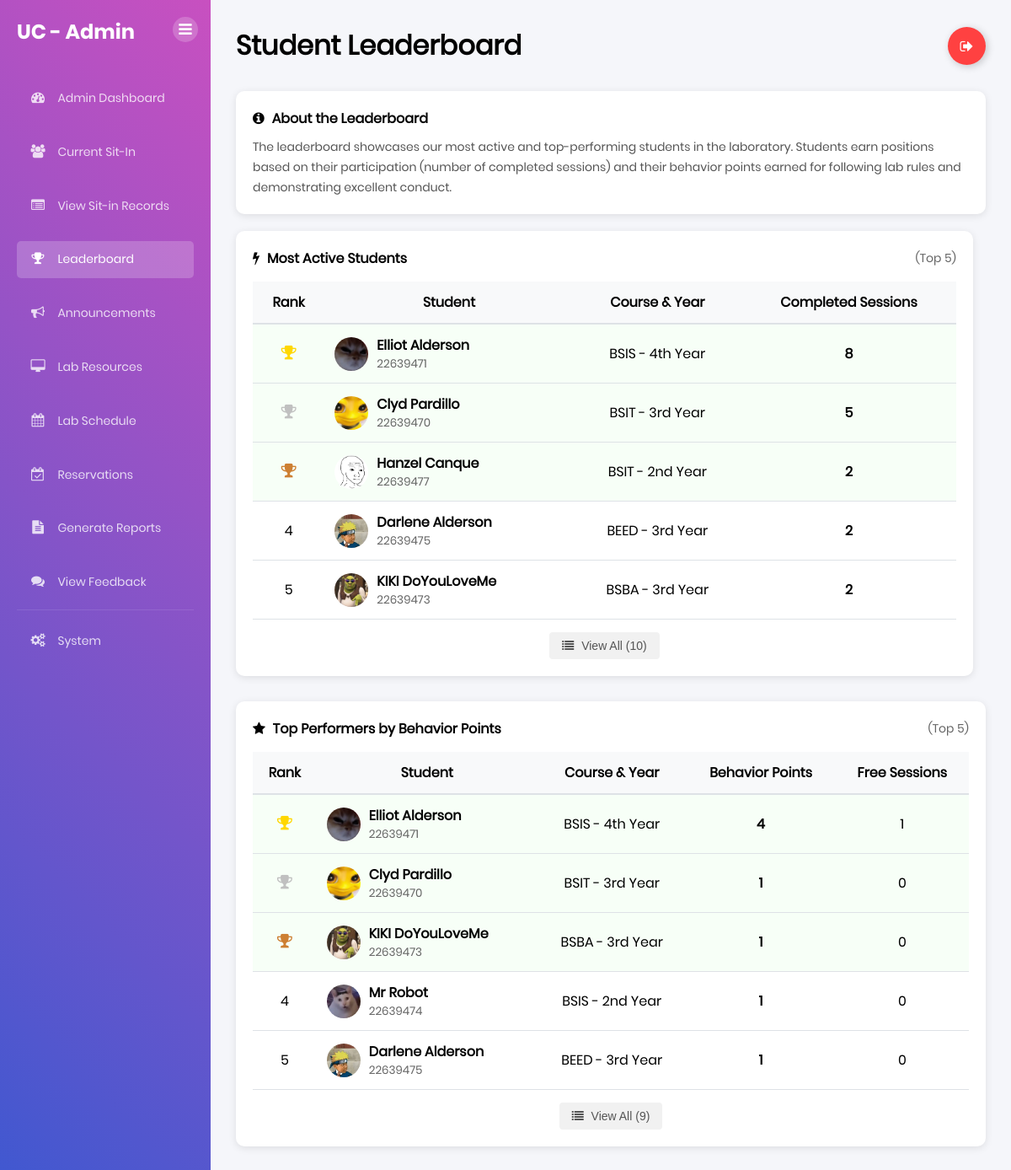
/admin/leaderboard (signed in), run on the app's committed database.
### tables this page shows
CREATE TABLE "students" (idno TEXT PRIMARY KEY, lastname TEXT NOT NULL, firstname TEXT NOT NULL, midname TEXT, course TEXT NOT NULL, year_level TEXT NOT NULL, email_address TEXT NOT NULL, image_path TEXT, free_sessions_used INTEGER DEFAULT 0);

### app.py (the view)
@app.route('/admin/leaderboard')
def admin_leaderboard():
    if 'user' not in session or session.get('is_admin') != True:
        flash("Please log in as an administrator.", "warning")
        return redirect(url_for('home'))
    conn = get_db_connection()
    most_active_students = conn.execute("""
        SELECT
            s.idno, s.firstname, s.lastname, s.course, s.year_level, s.image_path,
            COUNT(ls.session_id) as session_count
        FROM students s
        JOIN lab_sessions ls ON s.idno = ls.student_id
        WHERE ls.status = 'Completed'
        GROUP BY s.idno
        ORDER BY session_count DESC
        LIMIT 10
    """).fetchall()
    top_performers = conn.execute("""
        SELECT
            s.idno, s.firstname, s.lastname, s.course, s.year_level, s.image_path,
            COALESCE(SUM(ls.behavior_points), 0) as behavior_points
        FROM students s
        LEFT JOIN lab_sessions ls ON s.idno = ls.student_id AND ls.behavior_points > 0
        GROUP BY s.idno
        HAVING behavior_points > 0
        ORDER BY behavior_points DESC
        LIMIT 10
    """).fetchall()
    top_performers_list = []
    for student in top_performers:
        student_dict = dict(student)
        student_dict['free_sessions'] = student_dict['behavior_points'] // 3
        top_performers_list.append(student_dict)
    conn.close()
    return render_template(
        'admin_leaderboard.html',
        most_active_students=most_active_students,
        top_performers=top_performers_list
    )

### templates/admin_leaderboard.html (shortened to what this page needs)
{% extends 'base.html' %} {% block content %}
<div class="dashboard-container">
  <div class="sidebar">
    <div class="sidebar-header">
      <h2>UC - Admin</h2>
      <button class="sidebar-inner-toggle" title="Toggle Sidebar">
        <i class="fa fa-bars"></i>
      </button>
    </div>
    <div class="sidebar-menu">
      <ul>
        <li>
          <a href="{{ url_for('admin_dashboard') }}"
            ><i class="fa fa-dashboard"></i> Admin Dashboard</a
          >
        </li>
        <li>
          <a href="{{ url_for('admin_current_sit_in') }}"
            ><i class="fa fa-users"></i> Current Sit-In</a
          >
        </li>
        <li>
          <a href="{{ url_for('admin_sit_in_records') }}"
            ><i class="fa fa-list-alt"></i> View Sit-in Records</a
          >
        </li>
        <li>
          <a href="{{ url_for('admin_leaderboard') }}" class="active"
            ><i class="fa fa-trophy"></i> Leaderboard</a
          >
        </li>
        <li>
          <a href="{{ url_for('admin_announcements') }}"
            ><i class="fa fa-bullhorn"></i> Announcements</a
          >
        </li>
        <li>
          <a href="{{ url_for('admin_lab_resources') }}"
            ><i class="fa fa-desktop"></i> Lab Resources</a
          >
        </li>
        <li>
          <a href="{{ url_for('admin_lab_schedule') }}"
            ><i class="fa fa-calendar"></i> Lab Schedule</a
          >
        </li>
        <li>
          <a href="{{ url_for('admin_reservations') }}">
            <i class="fa fa-calendar-check-o"></i> Reservations
          </a>
        </li>
        <li>
          <a href="{{ url_for('admin_reports') }}"
            ><i class="fa fa-file-text"></i> Generate Reports</a
          >
        </li>
        <li>
          <a href="{{ url_for('admin_feedback') }}"
            ><i class="fa fa-comments"></i> View Feedback</a
          >
        </li>
        <li style="margin-top: auto; border-top: 1px solid rgba(255,255,255,0.1); padding-top: 15px;">
          <a href="{{ url_for('admin_system_management') }}"
            ><i class="fa fa-cogs"></i> System</a
          >
        </li>
      </ul>
    </div>
  </div>
  <div class="main-content">
    <div class="header">
      <h1>Student Leaderboard</h1>
      <a class="Btn" href="{{ url_for('logout') }}">
        <div class="sign">
          <i class="fa fa-sign-out" aria-hidden="true"></i>
        </div>
      </a>
    </div>
    <div class="content-row" style="margin-bottom: 20px">
      <div class="schedule-card" style="width: 100%">
        <h4>
          <i class="fa fa-info-circle" aria-hidden="true" style="margin-right: 5px"></i>
          About the Leaderboard
        </h4>
        <p style="margin-top: 10px; color: #555;">
          The leaderboard showcases our most active and top-performing students in the laboratory.
          Students earn positions based on their participation (number of completed sessions) and their behavior points earned for following lab rules and demonstrating excellent conduct.
        </p>
      </div>
    </div>
    <div class="content-row">
      <div class="schedule-card" style="flex: 1; margin-right: 15px">
        <div style="display: flex; justify-content: space-between; align-items: center; margin-bottom: 15px;">
          <h4>
            <i class="fa fa-bolt" aria-hidden="true" style="margin-right: 5px"></i>
            Most Active Students
          </h4>
          <span style="font-size: 14px; color: #666;">(Top 5)</span>
        </div>
        {% if most_active_students %}
        <div style="overflow-x: auto">
          <table style="width: 100%; border-collapse: collapse">
            <thead>
              <tr style="background-color: #f8f9fa">
                <th style="padding: 12px; border-bottom: 2px solid #dee2e6; text-align: center">Rank</th>
                <th style="padding: 12px; border-bottom: 2px solid #dee2e6">Student</th>
                <th style="padding: 12px; border-bottom: 2px solid #dee2e6; text-align: center">Course & Year</th>
                <th style="padding: 12px; border-bottom: 2px solid #dee2e6; text-align: center">
                  Completed Sessions
                </th>
              </tr>
            </thead>
            <tbody id="activeStudentsTable">
              {% for student in most_active_students %}
              <tr class="{% if loop.index <= 3 %}highlight-row{% endif %} {% if loop.index > 5 %}hidden-row active-student-row{% endif %}">
                <td style="padding: 12px; border-bottom: 1px solid #dee2e6; text-align: center">
                  {% if loop.index == 1 %}
                  <i class="fa fa-trophy" style="color: gold; font-size: 1.2em;"></i>
                  {% elif loop.index == 2 %}
                  <i class="fa fa-trophy" style="color: silver; font-size: 1.2em;"></i>
                  {% elif loop.index == 3 %}
                  <i class="fa fa-trophy" style="color: #cd7f32; font-size: 1.2em;"></i>
                  {% else %}
                  {{ loop.index }}
                  {% endif %}
                </td>
                <td style="padding: 12px; border-bottom: 1px solid #dee2e6">
                  <div style="display: flex; align-items: center;">
                    {% if student.image_path %}
                    <img src="{{ url_for('static', filename=student.image_path) }}"
                         style="width: 40px; height: 40px; border-radius: 50%; margin-right: 10px; object-fit: cover;">
                    {% else %}
                    <div style="width: 40px; height: 40px; border-radius: 50%; margin-right: 10px; background: #e0e0e0; display: flex; align-items: center; justify-content: center;">
                      <i class="fa fa-user" style="color: #555;"></i>
                    </div>
                    {% endif %}
                    <div>
                      <div><strong>{{ student.firstname }} {{ student.lastname }}</strong></div>
                      <div style="font-size: 0.85em; color: #666;">{{ student.idno }}</div>
                    </div>
                  </div>
                </td>
                <td style="padding: 12px; border-bottom: 1px solid #dee2e6; text-align: center;">
                  {{ student.course }} - {{ student.year_level }}
                </td>
                <td style="padding: 12px; border-bottom: 1px solid #dee2e6; text-align: center; font-weight: bold;">
                  {{ student.session_count }}
                </td>
              </tr>
              {% endfor %}
            </tbody>
          </table>
          {% if most_active_students|length > 5 %}
          <div style="text-align: center; margin-top: 15px;">
            <button id="viewAllActiveBtn" class="view-all-btn" onclick="toggleActiveStudents()">
              <i class="fa fa-list"></i> View All ({{ most_active_students|length }})
            </button>
          </div>
          {% endif %}
        </div>
        {% else %}
        <div style="text-align: center; padding: 30px; color: #666">
          <i class="fa fa-info-circle" style="font-size: 2em; color: #4caf50; margin-bottom: 15px"></i>
          <p>No student activity data available yet.</p>
        </div>
        {% endif %}
      </div>
    </div>
    <div class="content-row" style="margin-top: 30px">
      <div class="schedule-card" style="flex: 1;">
        <div style="display: flex; justify-content: space-between; align-items: center; margin-bottom: 15px;">
          <h4>
            <i class="fa fa-star" aria-hidden="true" style="margin-right: 5px"></i>
            Top Performers by Behavior Points
          </h4>
          <span style="font-size: 14px; color: #666;">(Top 5)</span>
        </div>
        {% if top_performers %}
        <div style="overflow-x: auto">
          <table style="width: 100%; border-collapse: collapse">
            <thead>
              <tr style="background-color: #f8f9fa">
                <th style="padding: 12px; border-bottom: 2px solid #dee2e6; text-align: center">Rank</th>
                <th style="padding: 12px; border-bottom: 2px solid #dee2e6">Student</th>
                <th style="padding: 12px; border-bottom: 2px solid #dee2e6; text-align: center">Course & Year</th>
                <th style="padding: 12px; border-bottom: 2px solid #dee2e6; text-align: center">
                  Behavior Points
                </th>
                <th style="padding: 12px; border-bottom: 2px solid #dee2e6; text-align: center">
                  Free Sessions
                </th>
              </tr>
            </thead>
            <tbody id="pointsStudentsTable">
              {% for student in top_performers %}
              <tr class="{% if loop.index <= 3 %}highlight-row{% endif %} {% if loop.index > 5 %}hidden-row points-student-row{% endif %}">
                <td style="padding: 12px; border-bottom: 1px solid #dee2e6; text-align: center">
                  {% if loop.index == 1 %}
                  <i class="fa fa-trophy" style="color: gold; font-size: 1.2em;"></i>
                  {% elif loop.index == 2 %}
                  <i class="fa fa-trophy" style="color: silver; font-size: 1.2em;"></i>
                  {% elif loop.index == 3 %}
                  <i class="fa fa-trophy" style="color: #cd7f32; font-size: 1.2em;"></i>
                  {% else %}
                  {{ loop.index }}
                  {% endif %}
                </td>
                <td style="padding: 12px; border-bottom: 1px solid #dee2e6">
                  <div style="display: flex; align-items: center;">
                    {% if student.image_path %}
                    <img src="{{ url_for('static', filename=student.image_path) }}"
                         style="width: 40px; height: 40px; border-radius: 50%; margin-right: 10px; object-fit: cover;">
                    {% else %}
                    <div style="width: 40px; height: 40px; border-radius: 50%; margin-right: 10px; background: #e0e0e0; display: flex; align-items: center; justify-content: center;">
                      <i class="fa fa-user" style="color: #555;"></i>
                    </div>
                    {% endif %}
                    <div>
                      <div><strong>{{ student.firstname }} {{ student.lastname }}</strong></div>
                      <div style="font-size: 0.85em; color: #666;">{{ student.idno }}</div>
                    </div>
                  </div>
                </td>
                <td style="padding: 12px; border-bottom: 1px solid #dee2e6; text-align: center;">
                  {{ student.course }} - {{ student.year_level }}
                </td>
                <td style="padding: 12px; border-bottom: 1px solid #dee2e6; text-align: center; font-weight: bold;">
                  {{ student.behavior_points }}
                </td>
                <td style="padding: 12px; border-bottom: 1px solid #dee2e6; text-align: center;">
                  {{ student.free_sessions }}
                </td>
              </tr>
              {% endfor %}
            </tbody>
          </table>
          {% if top_performers|length > 5 %}
          <div style="text-align: center; margin-top: 15px;">
            <button id="viewAllPointsBtn" class="view-all-btn" onclick="togglePointsStudents()">
              <i class="fa fa-list"></i> View All ({{ top_performers|length }})
            </button>
          </div>
          {% endif %}
        </div>
        {% else %}
        <div style="text-align: center; padding: 30px; color: #666">
          <i class="fa fa-info-circle" style="font-size: 2em; color: #4caf50; margin-bottom: 15px"></i>
          <p>No behavior points data available yet.</p>
        </div>
        {% endif %}
      </div>
    </div>
  </div>
</div>
{% endblock %}

### data on the page
students: image_path (picture), firstname "Elliot", lastname "Alderson", idno "22639471", course "BSIS", year_level "4th Year", session_count "8", behavior_points "4", free_sessions "1"
students: image_path (picture), firstname "Clyd", lastname "Pardillo", idno "22639470", course "BSIT", year_level "3rd Year", session_count "5", behavior_points "1", free_sessions "0"
students: image_path (picture), firstname "Hanzel", lastname "Canque", idno "22639477", course "BSIT", year_level "2nd Year", session_count "2"
students: image_path (picture), firstname "Darlene", lastname "Alderson", idno "22639475", course "BEED", year_level "3rd Year", session_count "2", behavior_points "1", free_sessions "0"
students: image_path (picture), firstname "KIKI", lastname "DoYouLoveMe", idno "22639473", course "BSBA", year_level "3rd Year", session_count "2", behavior_points "1", free_sessions "0"
students: image_path (picture), firstname "Mr", lastname "Robot", idno "22639474", course "BSIS", year_level "2nd Year", behavior_points "1", free_sessions "0"

### other printed values
{{ most_active_students|length }} "10"
{{ top_performers|length }} "9"
